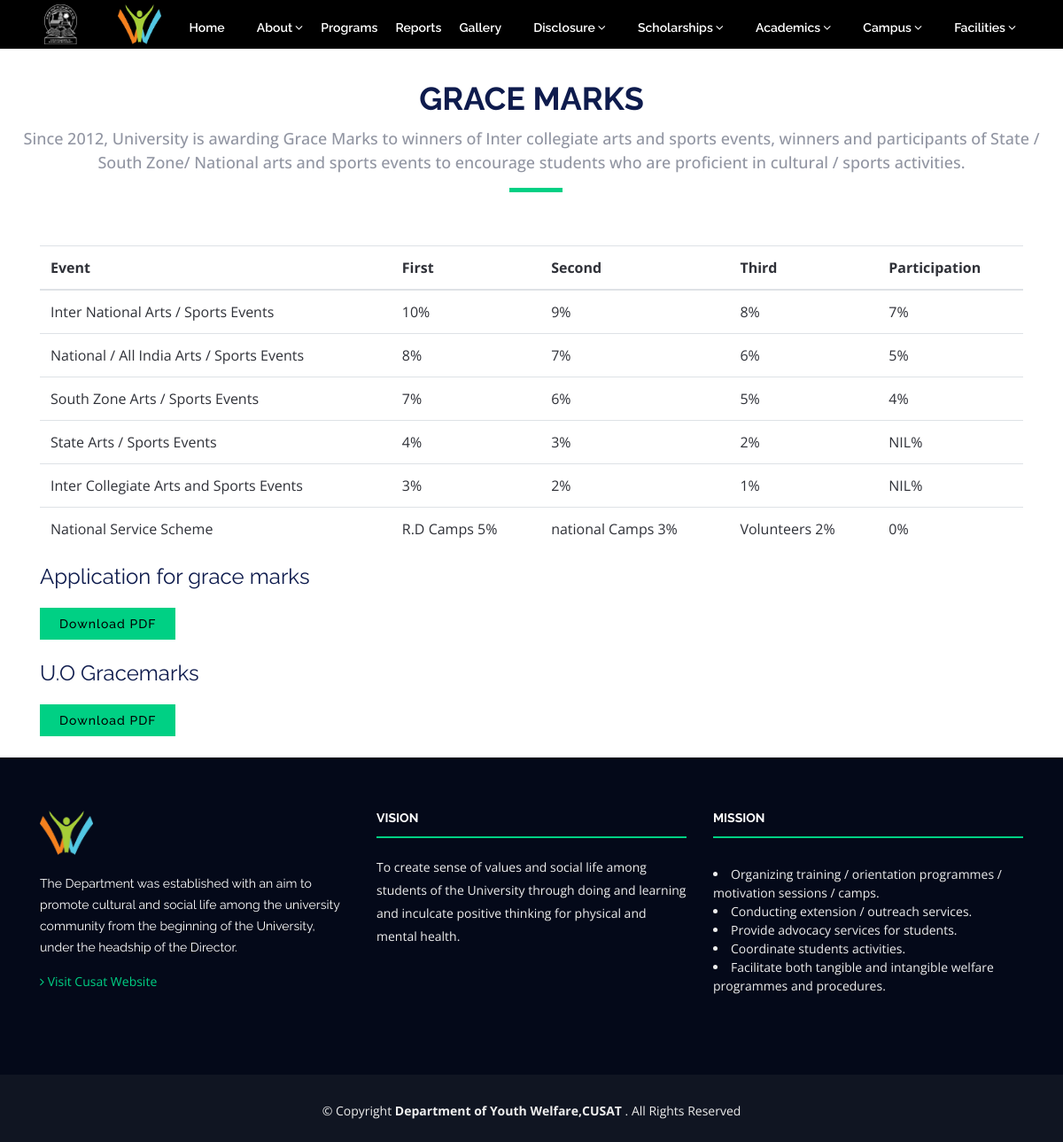
Page /grace-marks/ on the committed database.
### app/models.py (models this page shows, shortened)
class GraceMarks(models.Model):
    event = models.CharField(max_length=255, null=True, blank=True)
    first = models.CharField(max_length=255, null=True, blank=True)
    second = models.CharField(max_length=255, null=True, blank=True)
    third = models.CharField(max_length=255, null=True, blank=True)
    participation = models.CharField(max_length=255, null=True, blank=True)
    grace_mark_form = models.FileField(upload_to='grace_marks/', null=True)
    uo_grace_mark_form = models.FileField(upload_to='grace_marks/', null=True)

### app/views.py (the view)
# urls.py: path('grace-marks/', grace_marks_view, name='grace_marks'),
def grace_marks_view(request):
    grace_marks = GraceMarks.objects.all()
    return render(request, 'app/academics/grace_marks.html', {'grace_marks': grace_marks})

### templates/app/academics/grace_marks.html
{% extends 'base.html' %}
{% block content %}
    <div class="section-header" style="margin-top: 75px">
        <h2>Grace Marks</h2>
        <p>Since 2012, University is awarding Grace Marks to winners of Inter collegiate arts and sports events, winners
            and participants of State / South Zone/ National arts and sports events to encourage students who are
            proficient in cultural / sports activities.</p>
    </div>
    <div class="container mt-4">
        <div class="table-responsive">
            <table class="table">
                <thead>
                <tr>
                    <th>Event</th>
                    <th>First</th>
                    <th>Second</th>
                    <th>Third</th>
                    <th>Participation</th>
                </tr>
                </thead>
                <tbody>
                {% for mark in grace_marks %}
                    <tr>
                        <td>{{ mark.event }}</td>
                        <td>{{ mark.first }}%</td>
                        <td>{{ mark.second }}%</td>
                        <td>{{ mark.third }}%</td>
                        <td>{{ mark.participation }}%</td>
                    </tr>
                {% endfor %}
                </tbody>
            </table>
            {% for mark in grace_marks %}
                {% if mark.grace_mark_form %}
                    <h4>Application for grace marks</h4>
                    <a href="{{ mark.grace_mark_form.url }}">
                        <button class="about-btn">Download PDF</button>
                    </a>
                    <h4>U.O Gracemarks</h4>
                    <a href="{{ mark.uo_grace_mark_form.url }}">
                        <button class="about-btn">Download PDF</button>
                    </a>
                {% endif %}
            {% endfor %}
        </div>
    </div>
{% endblock %}

### static/app/css/style.css (style rules this page uses)
body { background: #fff; color: #2f3138; font-family: "Open Sans", sans-serif; }
p { padding: 0; margin: 0 0 30px 0; }
h1, h2, h3, h4, h5, h6 { font-family: "Raleway", sans-serif; font-weight: 400; margin: 0 0 20px 0; padding: 0; color: #0e1b4d; }
.section-header { margin-bottom: 60px; position: relative; padding-bottom: 20px; display: flex; flex-direction: column; align-items: center; justify-content: center; margin-top: 90px !important; }
.section-header::before { content: ''; position: absolute; display: block; width: 60px; height: 5px; background: #00d084; bottom: 0; left: calc(50% - 25px); }
.section-header h2 { font-size: 36px; text-transform: uppercase; text-align: center; font-weight: 700; margin-bottom: 10px; }
.section-header p { text-align: center; padding: 0; margin: 0; font-size: 18px; font-weight: 500; color: #9195a2; }
.about-btn { font-family: "Raleway", sans-serif; font-weight: 500; font-size: 14px; letter-spacing: 1px; display: inline-block; padding: 9px 20px; transition: 0.5s; line-height: 1; color: #000000; -webkit-animation-delay: 0.8s; animation-delay: 0.8s; border: 2px solid #00d084; background: #00d084; margin-bottom: 3vh; }

### rows in the picture
GraceMarks: event "Inter National Arts / Sports Events", first "10", second "9", third "8", participation "7"
GraceMarks: event "National / All India Arts / Sports Events", first "8", second "7", third "6", participation "5"
GraceMarks: event "South Zone Arts / Sports Events", first "7", second "6", third "5", participation "4"
GraceMarks: event "State Arts / Sports Events", first "4", second "3", third "2", participation "NIL"
GraceMarks: event "Inter Collegiate Arts and Sports Events", first "3", second "2", third "1", participation "NIL"
GraceMarks: event "National Service Scheme", first "R.D Camps 5", second "national Camps 3", third "Volunteers 2", participation "0"
